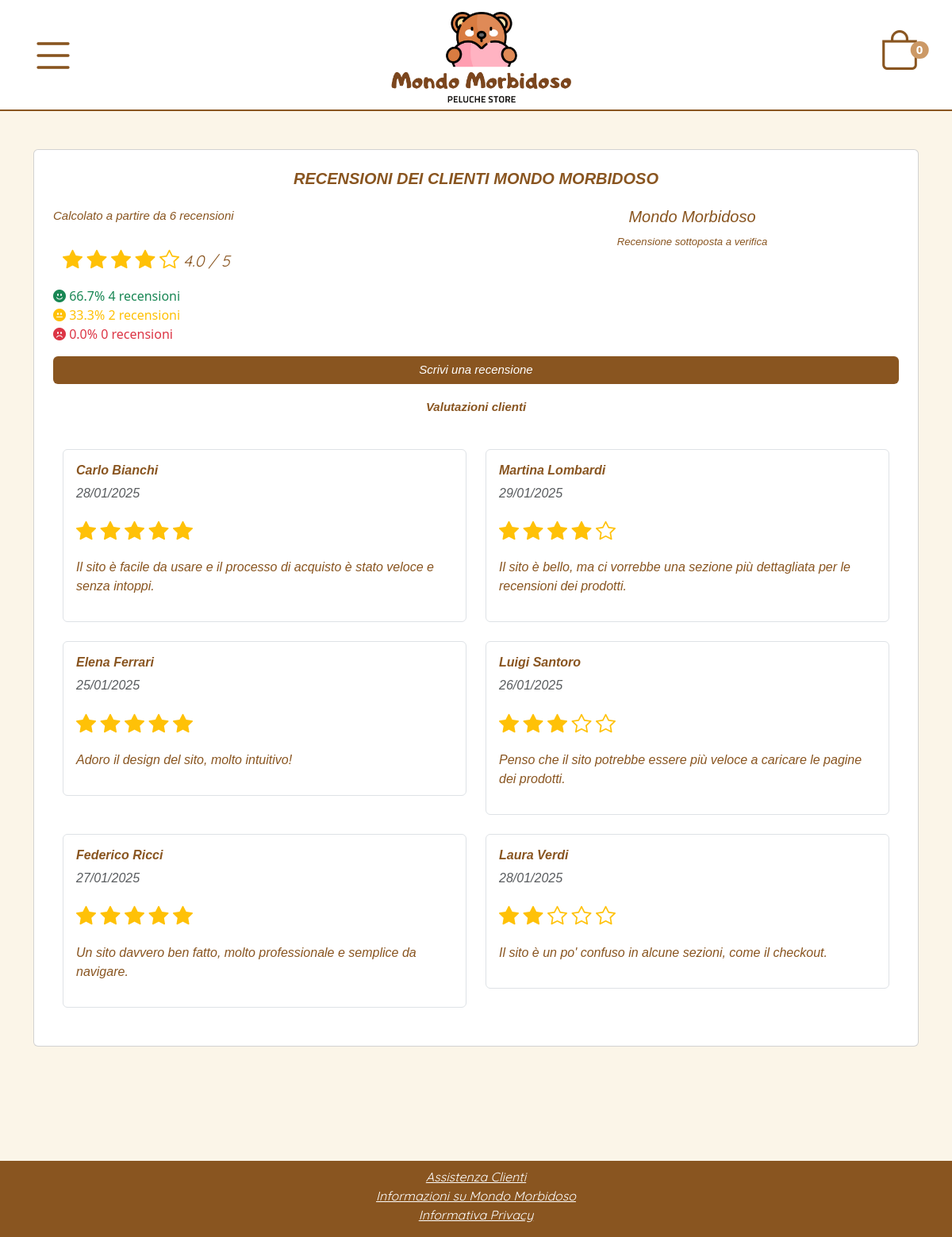
The app's page /php/recensioni.php with its own data.
### tables this page shows
create table RECENSIONE (
     Id_recensione INT not null auto_increment,
     Data DATE not null,
     Voto INT not null check (Voto between 1 and 5),
     Commento TEXT not null,
     E_mail VARCHAR(100) not null,
     primary key (Id_recensione),
     foreign key (E_mail) references UTENTE (E_mail) ON UPDATE CASCADE);

create table UTENTE (
     E_mail VARCHAR(100) not null,
     Nome VARCHAR(50) not null,
     Cognome VARCHAR(50) not null,
     Numero_telefono VARCHAR(15),
     Data_di_nascita DATE default null,
     Password VARCHAR(255) not null,
     Punti INT not null default 0,
     Admin BOOLEAN not null default false,
     primary key (E_mail));

### php/recensioni.php (called while the page is built, shortened)
<?php
require_once("bootstrap.php");
$templateParams["titolo"] = "Mondo Morbidoso - Recensioni";
$templateParams["nome"] = "recensioniC.php";
$templateParams["categorie"] = $dbhost->getCategories();
$templateParams["numeroRecensioni"] = $dbhost->getNumeroRecensioni();
$mediaVoti = $dbhost->getMediaVoti();
$voti = $dbhost->getAllVotiRecensioni();
$recensioniDistribuzione = getRecensioniDistribuzione($voti);
$templateParams["recensioni"] = $dbhost->getAllRecensioni();
require("../template/base.php");
?>

### db/database.php (called while the page is built, shortened)
<?php
class DatabaseHelper {
    private $db;
    public function __construct($servername, $username, $password, $dbname, $port) {
        $this->db = new mysqli($servername, $username, $password, $dbname, $port);
    }
    public function getMediaVoti() {
        $stmt = $this->db->prepare("
            SELECT AVG(Voto) AS media_voti FROM recensione
        ");
        $stmt->execute();
        $result = $stmt->get_result();
        $row = $result->fetch_assoc();
        return $row["media_voti"] ? number_format($row["media_voti"], 1) : "0.0";
    }
    public function getNumeroRecensioni() {
        $stmt = $this->db->prepare("
            SELECT COUNT(*) AS numero_recensioni FROM recensione
        ");
        $stmt->execute();
        $result = $stmt->get_result();
        $row = $result->fetch_assoc();
        return $row["numero_recensioni"];
    }
    public function getCategories() {
        $stmt = $this->db->prepare("SELECT * FROM categoria");
        $stmt->execute();
        $result = $stmt->get_result();
        return $result->fetch_all(MYSQLI_ASSOC);
    }
    public function getAllRecensioni() {
        $query = "SELECT u.Nome, u.Cognome, r.Voto, r.Commento, r.Data
                  FROM RECENSIONE r
                  JOIN UTENTE u ON r.E_mail = u.E_mail";
        $stmt = $this->db->prepare($query);
        $stmt->execute();
        $result = $stmt->get_result();
        return $result->fetch_all(MYSQLI_ASSOC);
    }
    public function getAllVotiRecensioni() {
        $query = "SELECT Voto FROM recensione";
        $stmt = $this->db->prepare($query);
        $stmt->execute();
        $result = $stmt->get_result();
        return $result->fetch_all(MYSQLI_ASSOC);
    }
}
?>

### php/bootstrap.php (called while the page is built, shortened)
<?php
require_once("../utilities/functions.php");
require_once("../db/database.php");
$dbhost = new DatabaseHelper("localhost", "root", "", "morbidoso", 3306);
?>

### template/recensioniC.php (the view, shortened to what this page needs)
<div class="container reccontainer mt-5">
  <div class="card p-4">
    <h1 class="text-center text-uppercase fw-bold custom-boldd">Recensioni dei clienti Mondo Morbidoso</h1>
    <div class="row mt-3">
      <div class="col-md-6">
        <p class="pRecensioni">Calcolato a partire da <?php echo number_format($templateParams["numeroRecensioni"]); ?> recensioni</p>
        <div class="container mt-4">
          <p class="star-rating">
            <?php echo getStarRating($mediaVoti); ?>
            <?php echo number_format($mediaVoti, 1); ?> / 5
          </p>
        </div>
        <p class="mt-3">
          <span class="text-success">
            <i class="bi bi-emoji-smile-fill"></i>
            <?php echo $recensioniDistribuzione["positive"]["percent"]; ?>%
            <?php echo number_format($recensioniDistribuzione["positive"]["count"], 0, ',', '.'); ?> recensioni
          </span><br>
          <span class="text-warning">
            <i class="bi bi-emoji-neutral-fill"></i>
            <?php echo $recensioniDistribuzione["neutral"]["percent"]; ?>%
            <?php echo number_format($recensioniDistribuzione["neutral"]["count"], 0, ',', '.'); ?> recensioni
          </span><br>
          <span class="text-danger">
            <i class="bi bi-emoji-frown-fill"></i>
            <?php echo $recensioniDistribuzione["negative"]["percent"]; ?>%
            <?php echo number_format($recensioniDistribuzione["negative"]["count"], 0, ',', '.'); ?> recensioni
          </span>
        </p>
      </div>
      <div class="col-md-6 text-center">
        <h1 class="custom-boldd">Mondo Morbidoso</h1>
        <p class="pRecensioni"><small>Recensione sottoposta a verifica</small></p>
      </div>
    </div>
    <?php if (isUserLoggedIn() && !isAdminLoggedIn()): ?>
      <button type="button" class="btn btn-primary custom-btnRec" data-bs-toggle="modal" data-bs-target="#exampleModal">
        Scrivi una recensione
      </button>
    <?php elseif (!isUserLoggedIn()): ?>
      <a href="../php/login.php" class="btn btn-primary custom-primary custom-btnRec">Scrivi una recensione</a>
    <?php endif; ?>
          <h5 class="fw-bold text-center custom-centerT">Valutazioni clienti</h5>
          <div class="container mt-4">
    <div class="row">
        <?php foreach ($templateParams["recensioni"] as $recensione): ?>
            <div class="col-md-12 col-lg-6 mb-4">
                <div class="card p-3 border custom-border">
                    <h6 class="fw-bold">
                        <?php echo htmlspecialchars($recensione["Nome"] . " " . $recensione["Cognome"]); ?>
                    </h6>
                    <p class="text-muted">
                        <?php echo date("d/m/Y", strtotime($recensione["Data"])); ?>
                    </p>
                    <p class="star-rating">
                        <?php echo getStarRating($recensione["Voto"]); ?>
                    </p>
                    <p>
                        <?php echo nl2br(htmlspecialchars($recensione["Commento"])); ?>
                    </p>
                </div>
            </div>
        <?php endforeach; ?>
    </div>
</div>
</div>

### utilities/functions.php (shortened to what this page needs)
<?php
function isUserLoggedIn() {
    return isset($_SESSION['utente']);
}
function getStarRating($rating) {
    $fullStars = floor($rating);
    $halfStar = ($rating - $fullStars >= 0.5) ? 1 : 0;
    $emptyStars = 5 - ($fullStars + $halfStar);
    $stars = str_repeat('<span class="bi bi-star-fill text-warning" aria-hidden="true"></span> ', $fullStars);
    $stars .= str_repeat('<span class="bi bi-star text-warning" aria-hidden="true"></span> ', $emptyStars);
    return $stars;
}
function getRecensioniDistribuzione($voti) {
    $totalRecensioni = count($voti);
    $positive = 0;
    $neutral = 0;
    $negative = 0;
    foreach ($voti as $voto) {
        $valore = $voto['Voto'];
        if ($valore >= 4) {
            $positive++;
        } elseif ($valore >= 2) {
            $neutral++;
        } else {
            $negative++;
        }
    }
    $positivePerc = $totalRecensioni > 0 ? ($positive / $totalRecensioni) * 100 : 0;
    $neutralPerc = $totalRecensioni > 0 ? ($neutral / $totalRecensioni) * 100 : 0;
    $negativePerc = $totalRecensioni > 0 ? ($negative / $totalRecensioni) * 100 : 0;
    return [
        "positive" => ["count" => $positive, "percent" => number_format($positivePerc, 1)],
        "neutral"  => ["count" => $neutral, "percent" => number_format($neutralPerc, 1)],
        "negative" => ["count" => $negative, "percent" => number_format($negativePerc, 1)],
        "total"    => $totalRecensioni
    ];
}
?>

### css/style.css (style rules this page uses)
html, body { height: 100%; margin: 0; }
body { background-color: rgb(245, 222, 179, 0.3); display: flex; flex-direction: column; }
main p { color: rgb(137, 85, 32) }
.star-rating { font-family: 'Quicksand', sans-serif; font-style: italic; font-size: 16px; }
.star-rating .bi-star-fill, .star-rating .bi-star-half, .star-rating .bi-star { font-size: 22px; }
.bi-star-fill, .bi-star-half, .bi-star { color: rgb(255, 165, 0); font-size: 20px; }
.custom-boldd { font-family: 'Lucida Sans', 'Lucida Sans Regular', 'Lucida Grande', 'Lucida Sans Unicode', Geneva, Verdana, sans-serif; font-style: italic; font-size: 20px; text-align: center; color: rgb(137, 85, 32); }
.pRecensioni { font-family: 'Lucida Sans', 'Lucida Sans Regular', 'Lucida Grande', 'Lucida Sans Unicode', Geneva, Verdana, sans-serif; font-style: italic; font-size: 15px; color: rgb(137, 85, 32); }
.custom-primary { background-color: rgb(137, 85, 32); font-family: 'Lucida Sans', 'Lucida Sans Regular', 'Lucida Grande', 'Lucida Sans Unicode', Geneva, Verdana, sans-serif; font-style: italic; font-size: 15px; border: #fff; }
.custom-centerT { margin-top: 20px; margin-bottom: 20px; color: rgb(137, 85, 32); font-family: 'Lucida Sans', 'Lucida Sans Regular', 'Lucida Grande', 'Lucida Sans Unicode', Geneva, Verdana, sans-serif; font-style: italic; font-size: 15px; }
.custom-border { color: rgb(137, 85, 32); font-family: 'Lucida Sans', 'Lucida Sans Regular', 'Lucida Grande', 'Lucida Sans Unicode', Geneva, Verdana, sans-serif; font-style: italic; }
.custom-btnRec { background-color: rgb(137, 85, 32); border: #fff; font-family: 'Lucida Sans', 'Lucida Sans Regular', 'Lucida Grande', 'Lucida Sans Unicode', Geneva, Verdana, sans-serif; font-style: italic; }
@media screen and (min-width: 768px) { .reccontainer { margin-bottom: 5%; } }
@media screen and (min-width: 768px) { .star-rating { font-size: 20px; } }
@media screen and (min-width: 768px) { .star-rating .bi-star-fill, .star-rating .bi-star-half, .star-rating .bi-star { font-size: 25px; } }
@media screen and (min-width: 768px) { .bi-star-fill, .bi-star-half, .bi-star { font-size: 25px; } }

### records on screen
recensione: E_mail.Cognome "Carlo Bianchi", Data "28/01/2025", Voto 5 (drawn), Commento "Il sito è facile da usare e il processo di acquisto è stato veloce e senza intoppi."
recensione: E_mail.Cognome "Martina Lombardi", Data "29/01/2025", Voto 4 (drawn), Commento "Il sito è bello, ma ci vorrebbe una sezione più dettagliata per le recensioni dei prodotti."
recensione: E_mail.Cognome "Elena Ferrari", Data "25/01/2025", Voto 5 (drawn), Commento "Adoro il design del sito, molto intuitivo!"
recensione: E_mail.Cognome "Luigi Santoro", Data "26/01/2025", Voto 3 (drawn), Commento "Penso che il sito potrebbe essere più veloce a caricare le pagine dei prodotti."
recensione: E_mail.Cognome "Federico Ricci", Data "27/01/2025", Voto 5 (drawn), Commento "Un sito davvero ben fatto, molto professionale e semplice da navigare."
recensione: E_mail.Cognome "Laura Verdi", Data "28/01/2025", Voto 2 (drawn), Commento "Il sito è un po' confuso in alcune sezioni, come il checkout."

### other values on screen
$numeroprodotti "0"
$templateParams["numeroRecensioni"] "6"
$mediaVoti "4.0"
$recensioniDistribuzione["positive"]["percent"] "66.7"
$recensioniDistribuzione["positive"]["count"] "4"
$recensioniDistribuzione["neutral"]["percent"] "33.3"
$recensioniDistribuzione["neutral"]["count"] "2"
$recensioniDistribuzione["negative"]["percent"] "0.0"
$recensioniDistribuzione["negative"]["count"] "0"
